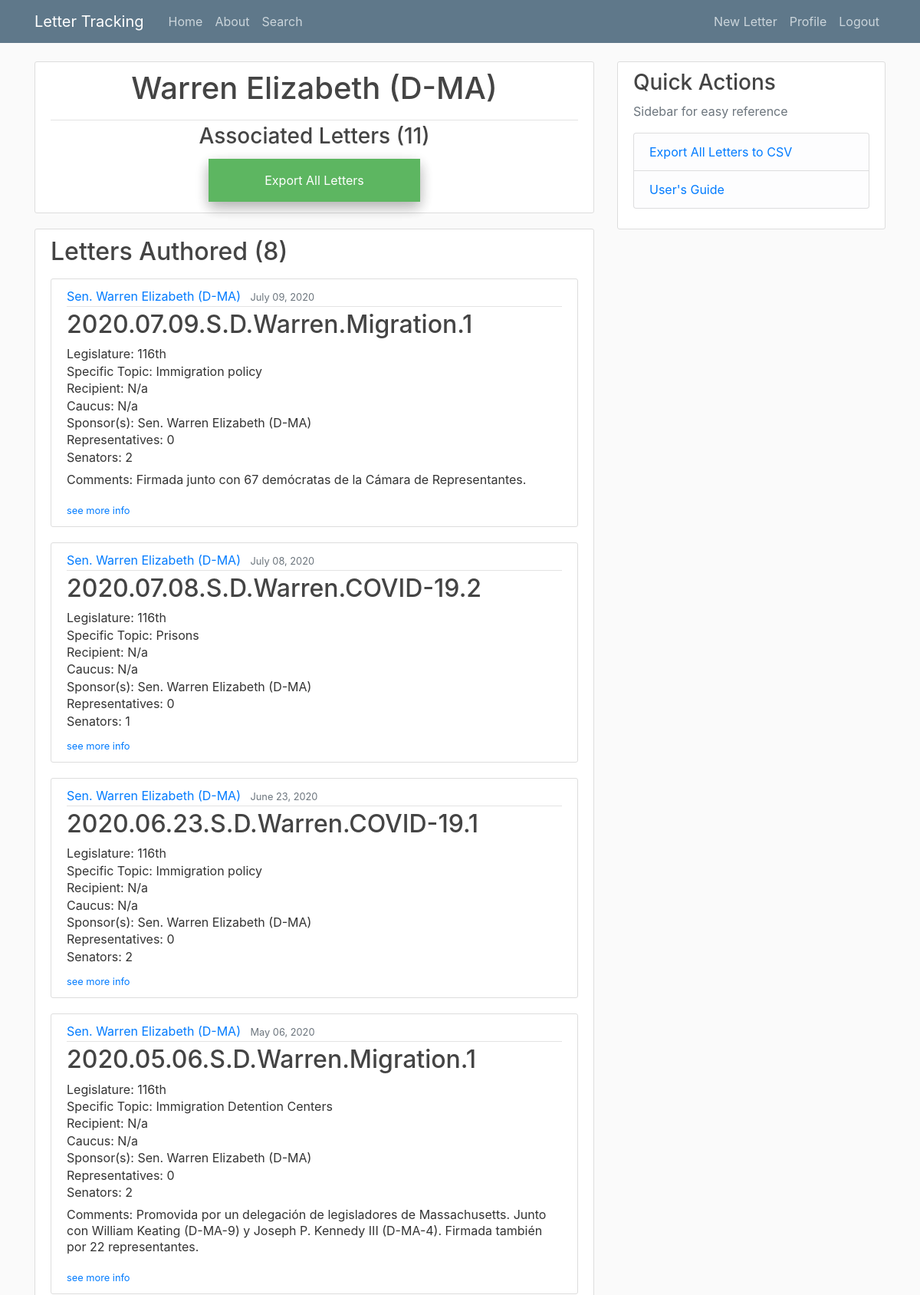
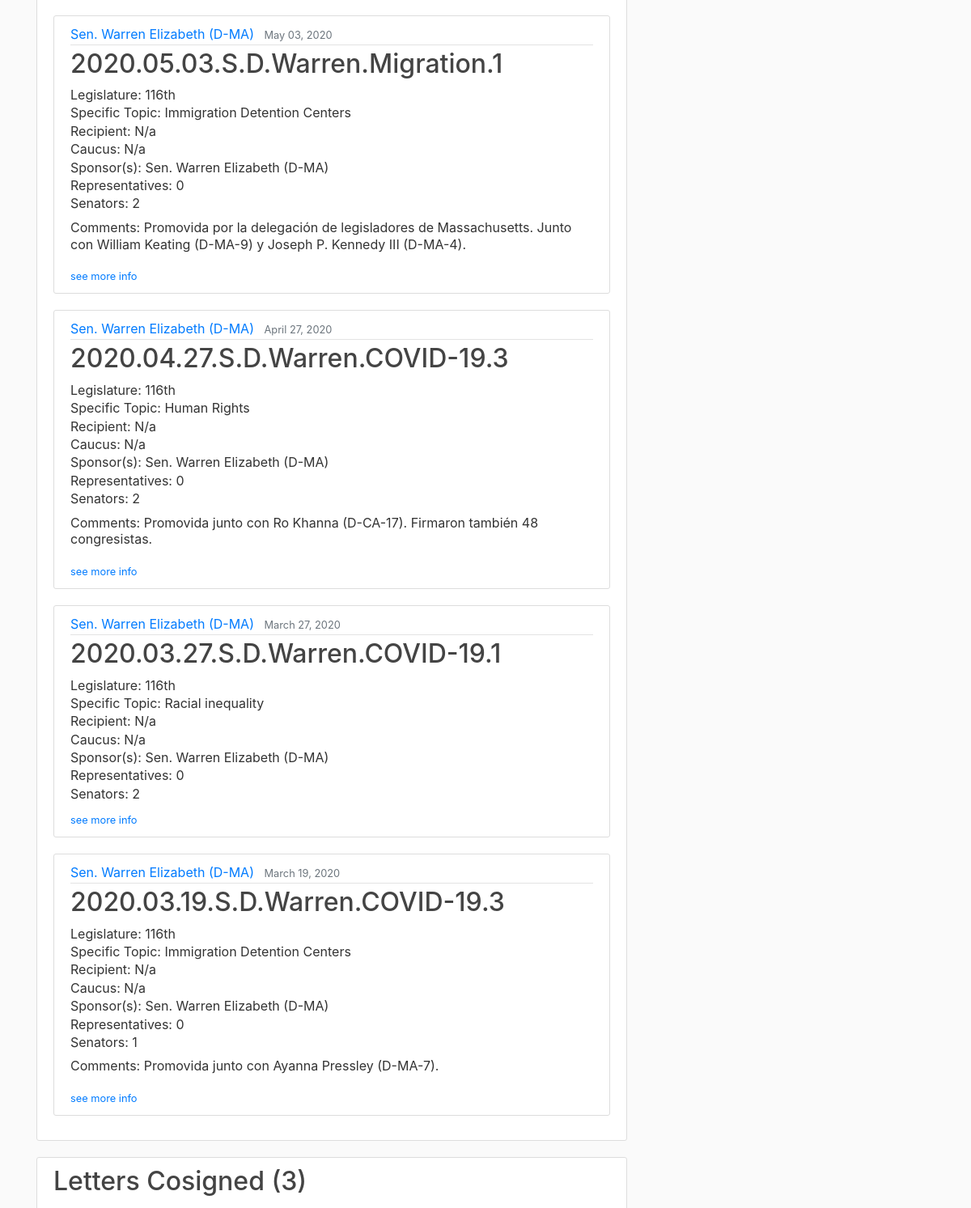
The app's page /legislator_letters/Warren Elizabeth (signed in, upper part) with its own data (2 pictures, top to bottom).
### letter_tracking/models.py (models this page shows, shortened)
class Legislator(models.Model):
    class RepSen(models.TextChoices):
        REP = 'Rep.', _('Representative')
        SEN = 'Sen.', _('Senator')
    class PolParties(models.TextChoices):
        D = 'D', _('Democrat')
        R = 'R', _('Republican')
        I = 'I', _('Independent')
    class Meta:
        ordering = ('last_name', 'first_name')
    first_name = models.CharField(max_length=100, default='None')
    last_name = models.CharField(max_length=100, default='None')
    state = models.ForeignKey(State,
                             on_delete=models.SET_NULL,
                             null=True
                             )
    district = models.CharField(max_length=10,\
                                choices=[('', '-')] + list(zip_choices(['at large'] + list(map(lambda num: str(num), range(1,54))))),\
                                help_text='If politician is a Sentor, please select N/a',
                                blank=True)
    rep_or_sen = models.CharField(max_length=4,
                                 choices=RepSen.choices,
                                 verbose_name=_('Representative or Senator'))
    party = models.CharField(max_length=11,
                            choices=PolParties.choices)
    active = models.BooleanField()
    @property
    def name(self):
        return self.last_name + ' ' + self.first_name
    @property
    def title(self):
        return self.name + ' (' + self.party + '-' + self.state.abbr + '-' +  self.district +')' if self.rep_or_sen == 'Rep.'\
         else self.name + ' (' + self.party + '-' + self.state.abbr + ')'
    @property
    def full_title(self):
        return self.rep_or_sen + ' ' + self.title
    @property
    def letters_authored(self):
        authored = list(Letter.objects.filter(patrocinador_sen=self) | Letter.objects.filter(patrocinador_rep=self))
        return sorted(authored, key=lambda letter: (letter.fecha, letter.consecutive_number), reverse=True)
    @property
    def letters_cosigned(self):
        cosigns = {letter:list(letter.cosigners) for letter in Letter.objects.all() if letter.cosigners}
        cosigns = [letter for letter, signers in cosigns.items() if self.name in signers]
        return sorted(cosigns, key=lambda letter: (letter.fecha, letter.consecutive_number), reverse=True)
    @property
    def all_letters(self):
        return self.letters_authored + self.letters_cosigned
    @property
    def num_letters_authored(self):
        return len(self.letters_authored)
    @property
    def num_letters_cosigned(self):
        return len(self.letters_cosigned)
    @property
    def num_all_letters(self):
        return len(self.all_letters)

class State(models.Model):
    name = models.CharField(max_length=30)
    abbr = models.CharField(max_length=2)
    class Meta:
        ordering = ('name',)

class Letter(models.Model):
    class PolParties(models.TextChoices):
        D = 'D', _('Democrat')
        R = 'R', _('Republican')
        I = 'I', _('Independent')
    class RepSen(models.TextChoices):
        REP = 'Rep.', _('Representative')
        SEN = 'Sen.', _('Senator')
    class Chamber(models.TextChoices):
        BI = 'B', _('Bicameral')
        S = 'S', _('Senado')
        C = 'C', _('Congreso')
    class Support(models.TextChoices):
        rep = 'Republican', _('Republican')
        dem = 'Democrat', _('Democrat')
        bi= 'Bipartisan', _('Bipartisan')
    class Sentiment(models.TextChoices):
        Pos = 'Positive', _('Positive')
        Neut = 'Neutral', _('Neutral')
        Neg = 'Negative', _('Negative')
    class Dummy(models.TextChoices):
        y = 1, _('Yes')
        n = 0, _('No')
    class Meta:
        ordering = ('fecha', )
    tema = models.ForeignKey(Topic,
                            on_delete=models.SET_NULL,
                            null=True,
                            verbose_name=_('Topic')
                            )
    tema_específico = models.ForeignKey(Specific_Topic,
                                        on_delete=models.SET_NULL,
                                        null=True,
                                        verbose_name=_('Specific Topic')
                                        )
    fecha = models.DateTimeField(help_text="Enter dates in <em>MM/DD/YYYY</em> format", verbose_name=_('Date'))
    descripción = models.TextField(verbose_name=_('Description'))
    favorable_a_MX = models.CharField(max_length=8,
                                    choices=Sentiment.choices,
                                    verbose_name=_('Positive for Mexico?')
                                    )
    mención_directa_a_MX = models.CharField(max_length=3,
                                    choices=Dummy.choices,
                                    verbose_name=_('Was Mexico directly mentioned?'))
    destinatario = MultiSelectField(choices=[('N/a', 'N/a')] + list(zip_choices(list(map(lambda obj: obj.recipient_name, Recipient.objects.all())))),
                                default='None',
                                max_length=100,
                                help_text="<em>If 'Other', please specify in the text box below</em>",
                                verbose_name=_('Recipient(s)')
                                )
    other_destinatario_comments = models.TextField(blank=True,
                                                   verbose_name=_('Other recipient comments'))
    caucus = MultiSelectField(choices=[('', 'N/a')] + list(zip_choices(list(map(lambda obj: obj.caucus_name, Caucus.objects.all())))),
                                default='N/a',
                                max_length=100
                                )
    legislatura = models.ForeignKey(Legislature,
                                    on_delete=models.SET_NULL,
                                    null=True,
                                    verbose_name=_('Legislature')
                                    )
    patrocinador_sen = models.ForeignKey(Legislator,
                                        limit_choices_to={'rep_or_sen': 'Sen.', 'active': True},
                                        related_name='Senators',
                                        verbose_name=_('Senate Author'),
                                        on_delete=models.SET_NULL,
                                        null=True,
                                        blank=True
                                        )
    patrocinador_rep = models.ForeignKey(Legislator,
                                        limit_choices_to={'rep_or_sen': 'Rep.', 'active': True},
                                        related_name='Representatives',
                                        verbose_name=_('House Author'),
                                        on_delete=models.SET_NULL,
                                        null=True,
                                        blank=True
                                        )
    cosigners = MultiSelectField(choices=[('', 'N/a')] + list(zip_choices(list(map(lambda leg: leg.name, Legislator.objects.filter(active=True))))),\
                                verbose_name=_('Cosigner(s)'),
                                default='None',
                                max_length=1000
                                )
    date_posted = models.DateTimeField(default=timezone.now)
    posted_by = models.ForeignKey(User,
                                 on_delete=models.SET_NULL,
                                 null=True
                                 )
    observaciones =  models.TextField(default='N/a',
                                      verbose_name=_('Comments')
                                      )
    acción = models.ForeignKey(Action,
                               on_delete=models.SET_NULL,
                               null=True,
                               verbose_name=_('Action')
                               )
    notice = models.CharField(max_length=9,
                              verbose_name=_('If a notice was sent, specify the number'),
                              default='N/a'
                              )
    letter_path = models.CharField(max_length=200,
                                   verbose_name=_('File Path'),
                                   help_text="For example, 'G:\\Cartas Legisladores\\116th\\2019.01.23.S.Casey.Migration.1'",
                                   blank=True)
    @property
    def title(self):
        if not self.authors:
            name = 'NO LEGISLATOR SELECTED: UPDATE LETTER'
        else:
            name = '-'.join(obj_list_to_attr(self.authors, 'last_name'))
        return '.'.join([str(self.fecha)[:10].replace('-', '.'), self.cámara[0],\
               self.partido[0], name, str(self.tema), str(self.consecutive_number)])
    @property
    def authors(self):
        auths = [leg for leg in [self.patrocinador_rep, self.patrocinador_sen] if leg]
        return auths if auths else []
    @property
    def two_authors(self):
        return True if len(self.authors) == 2 else False
    @property
    def sen_author(self):
        return True if self.patrocinador_sen else False
    @property
    def rep_author(self):
        return True if self.patrocinador_rep else False
    @property
    def partido(self):
        return classify_letter(self, 'party', "D", ['Democrat', 'Republican', 'Bipartisan'])
    @property
    def cámara(self):
        return classify_letter(self, 'rep_or_sen', "Sen.", ["Senate", "House", "Bicameral"])
    @property
    def consecutive_number(self):
        daily_order = list(Letter.objects.filter(fecha=self.fecha).order_by('fecha'))
        return daily_order.index(self) + 1
    @property
    def num_reps_sens(self):
        if not self.authors:
            return 0, 0
        auths = obj_list_to_attr(self.authors, 'name') #list of name strings
        signers = auths + ', '.join(self.cosigners).split(', ') #larger list of name strings
        if not self.cosigners:
            sen_rep = obj_list_to_attr(self.authors, 'rep_or_sen')
            if len(sen_rep) == 1:
                return (1, 0) if sen_rep == ['Sen.'] else (0, 1)
            elif len(sen_rep) == 2:
                return sen_rep.count('Sen.'), sen_rep.count('Rep.')
        sen_rep = [leg.rep_or_sen for leg in Legislator.objects.all() if leg.name in signers]
        return sen_rep.count('Sen.'), sen_rep.count('Rep.')
    @property
    def num_sens(self):
        return self.num_reps_sens[0]
    @property
    def num_reps(self):
        return self.num_reps_sens[1]

class Legislature(models.Model):
    legislature_name =  models.CharField(max_length=6)
    class Meta:
        ordering = ('legislature_name',)
    def __str__(self):
        return self.legislature_name

class Specific_Topic(models.Model):
    specific_topic_name =  models.CharField(max_length=25)
    class Meta:
        ordering = ('specific_topic_name',)
    def __str__(self):
        return self.specific_topic_name

class Topic(models.Model):
    topic_name = models.CharField(max_length=25)
    class Meta:
        ordering = ('topic_name',)
    def __str__(self):
        return self.topic_name

### letter_tracking/views.py (the view)
# urls.py: path('legislator_letters/<str:name>', LegLetterView.as_view(), name='legislator-letters'),
class LegLetterView(ListView):
    model = Legislator
    template_name = 'letter_tracking/legislator_letters.html'
    context_object_name = 'politician'
    def get_queryset(self):
        [id_] = [leg.id for leg in Legislator.objects.all() if leg.name == self.kwargs.get('name')]
        return get_object_or_404(Legislator, pk=id_)

### letter_tracking/templates/letter_tracking/legislator_letters.html (shortened to what this page needs)
{%extends "letter_tracking/base.html" %}
{% block content %}
<article class="media content-section">
    <div class="media-body">
        <div class="article-metadata">
    <h1 style="text-align:center" class="mb-3">{{ politician.title }} </h1>
        </div>
    <h3 style="text-align:center">Associated Letters ({{ politician.num_all_letters }})</h3>
    <form style="text-align: center;" action="{% url 'export-data-leg' politician.name %}">
        <input type="submit" value="Export All Letters" />
    </form>
</div>
</article>
<article class="media content-section">
    <div class="media-body">
    <h2 class="mb-3">Letters Authored ({{politician.num_letters_authored}})</h1>
    {% if politician.letters_authored%}
        {% for letter in politician.letters_authored %}
        <article class="media content-section">
            <div class="media-body">
                <div class="article-metadata">
                    {% if letter.sen_author %}
                        <a class="mr-2" href="{% url 'legislator-letters' letter.patrocinador_sen.name %}">{{letter.patrocinador_sen.full_title}}</a>
                    {% endif %}
                    <small class="text-muted">{{ letter.fecha | date:"F d, Y" }}</small>
                </div>
                <h2><a class="article-title">{{ letter.title }}</a></h2>
                <p class="article-content" style="line-height:.4">Legislature: {{ letter.legislatura }}</p>
                <p class="article-content" style="line-height:.4">Specific Topic: {{ letter.tema_específico }}</p>
                {% if letter.other_destinatario_comments %}
                    <p class="article-content" style="line-height:.4">Recipient: {{ letter.destinatario }}- {{letter.other_destinatario_comments}}</p>
                {% elif object.destinatario %}
                    <p class="article-content" style="line-height:.4">Recipient: {{ letter.destinatario }}</p>
                {% else %}
                    <p class="article-content" style="line-height:.4">Recipient: N/a</p>
                {% endif %}
                {% if object.caucus %}
                    <p class="article-content" style="line-height:.4">Caucus: {{ letter.caucus }}</p>
                {% else %}
                    <p class="article-content" style="line-height:.4">Caucus: N/a</p>
                {% endif %}
                {% if letter.two_authors %}
                    <p class="article-content" style="line-height:.4">Sponsor(s): {{letter.patrocinador_sen.full_title}} & {{letter.patrocinador_rep.full_title}}</p>
                {% elif letter.patrocinador_sen %}
                    <p class="article-content" style="line-height:.4">Sponsor(s): {{letter.patrocinador_sen.full_title}}</p>
                {% elif letter.patrocinador_rep%}
                    <p class="article-content" style="line-height:.4">Sponsor(s): {{letter.patrocinador_rep.full_title}}</p>
                {% endif %}
                <p class="article-content" style="line-height:.4">Representatives: {{ letter.num_reps }}</p>
                <p class="article-content" style="line-height:.4">Senators: {{ letter.num_sens }}</p>
                {% if letter.observaciones %}
                    <p class="article-content" style="line-height:1.3">Comments: {{ letter.observaciones }}</p>
                {% endif %}
                <div> <small> <a  href="{% url 'letter-detail' letter.id%}">see more info</a></small></div>
            </div>
        </article>
        {% endfor %}
    {% endif %}
    </div>
</article>
<article class="media content-section">
    <div class="media-body">
    <h2 class="mb-3">Letters Cosigned ({{politician.num_letters_cosigned}})</h1>
    </div>
</article>
{% endblock content %}

### records on screen
Legislator: title "Warren Elizabeth (D-MA)", num_all_letters "11", num_letters_authored "8"
Letter: patrocinador_sen.full_title "Sen. Warren Elizabeth (D-MA)", fecha "July 09, 2020", title "2020.07.09.S.D.Warren.Migration.1", legislatura "116th", tema_específico "Immigration policy", other_destinatario_comments "Recipient: N/a", num_reps "0", num_sens "2", observaciones "Firmada junto con 67 demócratas de la Cámara de Representantes."
Letter: patrocinador_sen.full_title "Sen. Warren Elizabeth (D-MA)", fecha "July 08, 2020", title "2020.07.08.S.D.Warren.COVID-19.2", legislatura "116th", tema_específico "Prisons", other_destinatario_comments "Recipient: N/a", num_reps "0", num_sens "1"
Letter: patrocinador_sen.full_title "Sen. Warren Elizabeth (D-MA)", fecha "June 23, 2020", title "2020.06.23.S.D.Warren.COVID-19.1", legislatura "116th", tema_específico "Immigration policy", other_destinatario_comments "Recipient: N/a", num_reps "0", num_sens "2"
Letter: patrocinador_sen.full_title "Sen. Warren Elizabeth (D-MA)", fecha "May 06, 2020", title "2020.05.06.S.D.Warren.Migration.1", legislatura "116th", tema_específico "Immigration Detention Centers", other_destinatario_comments "Recipient: N/a", num_reps "0", num_sens "2", observaciones "Promovida por un delegación de legisladores de Massachusetts. Junto con William Keating (D-MA-9) y Joseph P. Kennedy III (D-MA-4). Firmada también por 22 representantes."
Letter: patrocinador_sen.full_title "Sen. Warren Elizabeth (D-MA)", fecha "May 03, 2020", title "2020.05.03.S.D.Warren.Migration.1", legislatura "116th", tema_específico "Immigration Detention Centers", other_destinatario_comments "Recipient: N/a", num_reps "0", num_sens "2", observaciones "Promovida por la delegación de legisladores de Massachusetts. Junto con William Keating (D-MA-9) y Joseph P. Kennedy III (D-MA-4)."
Letter: patrocinador_sen.full_title "Sen. Warren Elizabeth (D-MA)", fecha "April 27, 2020", title "2020.04.27.S.D.Warren.COVID-19.3", legislatura "116th", tema_específico "Human Rights", other_destinatario_comments "Recipient: N/a", num_reps "0", num_sens "2", observaciones "Promovida junto con Ro Khanna (D-CA-17). Firmaron también 48 congresistas."
Letter: patrocinador_sen.full_title "Sen. Warren Elizabeth (D-MA)", fecha "March 27, 2020", title "2020.03.27.S.D.Warren.COVID-19.1", legislatura "116th", tema_específico "Racial inequality", other_destinatario_comments "Recipient: N/a", num_reps "0", num_sens "2"
Letter: patrocinador_sen.full_title "Sen. Warren Elizabeth (D-MA)", fecha "March 19, 2020", title "2020.03.19.S.D.Warren.COVID-19.3", legislatura "116th", tema_específico "Immigration Detention Centers", other_destinatario_comments "Recipient: N/a", num_reps "0", num_sens "1", observaciones "Promovida junto con Ayanna Pressley (D-MA-7)."
Letter: num_letters_cosigned "3"
